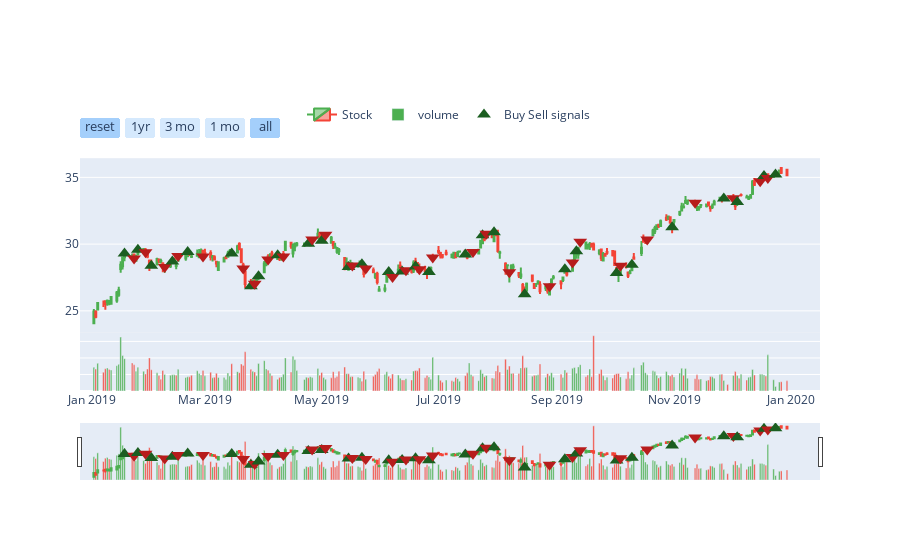

Write notebook code for a chart like this one.
### Code cell
candlesticks = Candlesticks(x=combined_BAC, state_field="strategy2_state")
candlesticks.plot()

### Figure 1 — Plotly figure (JSON) as saved in the notebook; plotly's stock layout.template omitted (floating-point values rounded to 4 significant figures; data arrays with more than 128 entries replaced by an {"elided": "..."} marker saying what was removed)
{"data": [{"close": {"elided": "249 float values"}, "decreasing": {"line": {"color": "#f44336"}}, "high": {"elided": "249 float values"}, "increasing": {"line": {"color": "#4caf50"}}, "low": {"elided": "249 float values"}, "name": "Stock", "open": {"elided": "249 float values"}, "type": "candlestick", "x": {"elided": "249 str values"}, "yaxis": "y2"}, {"marker": {"color": {"elided": "249 str values"}}, "name": "volume", "type": "bar", "x": {"elided": "249 str values"}, "y": {"elided": "249 int values"}, "yaxis": "y"}, {"marker": {"color": ["#1b5e20", "#b71c1c", "#1b5e20", "#b71c1c", "#1b5e20", "#b71c1c", "#1b5e20", "#b71c1c", "#1b5e20", "#b71c1c", "#1b5e20", "#b71c1c", "#1b5e20", "#b71c1c", "#1b5e20", "#b71c1c", "#1b5e20", "#b71c1c", "#1b5e20", "#b71c1c", "#1b5e20", "#b71c1c", "#1b5e20", "#b71c1c", "#1b5e20", "#b71c1c", "#1b5e20", "#b71c1c", "#1b5e20", "#b71c1c", "#1b5e20", "#b71c1c", "#1b5e20", "#b71c1c", "#1b5e20", "#b71c1c", "#1b5e20", "#b71c1c", "#1b5e20", "#b71c1c", "#1b5e20", "#b71c1c", "#1b5e20", "#b71c1c", "#1b5e20", "#b71c1c", "#1b5e20", "#b71c1c", "#1b5e20", "#b71c1c", "#1b5e20", "#b71c1c", "#1b5e20", "#b71c1c", "#1b5e20", "#b71c1c", "#1b5e20", "#b71c1c", "#1b5e20"], "size": 12, "symbol": ["triangle-up", "triangle-down", "triangle-up", "triangle-down", "triangle-up", "triangle-down", "triangle-up", "triangle-down", "triangle-up", "triangle-down", "triangle-up", "triangle-down", "triangle-up", "triangle-down", "triangle-up", "triangle-down", "triangle-up", "triangle-down", "triangle-up", "triangle-down", "triangle-up", "triangle-down", "triangle-up", "triangle-down", "triangle-up", "triangle-down", "triangle-up", "triangle-down", "triangle-up", "triangle-down", "triangle-up", "triangle-down", "triangle-up", "triangle-down", "triangle-up", "triangle-down", "triangle-up", "triangle-down", "triangle-up", "triangle-down", "triangle-up", "triangle-down", "triangle-up", "triangle-down", "triangle-up", "triangle-down", "triangle-up", "triangle-down", "triangle-up", "triangle-down", "triangle-up", "triangle-down", "triangle-up", "triangle-down", "triangle-up", "triangle-down", "triangle-up", "triangle-down", "triangle-up"]}, "mode": "markers", "name": "Buy Sell signals", "type": "scatter", "x": ["2019-01-18T00:00:00", "2019-01-23T00:00:00", "2019-01-25T00:00:00", "2019-01-29T00:00:00", "2019-02-01T00:00:00", "2019-02-08T00:00:00", "2019-02-12T00:00:00", "2019-02-15T00:00:00", "2019-02-20T00:00:00", "2019-02-28T00:00:00", "2019-03-15T00:00:00", "2019-03-21T00:00:00", "2019-03-25T00:00:00", "2019-03-27T00:00:00", "2019-03-29T00:00:00", "2019-04-03T00:00:00", "2019-04-08T00:00:00", "2019-04-11T00:00:00", "2019-04-24T00:00:00", "2019-04-26T00:00:00", "2019-05-01T00:00:00", "2019-05-03T00:00:00", "2019-05-15T00:00:00", "2019-05-17T00:00:00", "2019-05-22T00:00:00", "2019-05-24T00:00:00", "2019-06-05T00:00:00", "2019-06-07T00:00:00", "2019-06-12T00:00:00", "2019-06-14T00:00:00", "2019-06-19T00:00:00", "2019-06-21T00:00:00", "2019-06-26T00:00:00", "2019-06-28T00:00:00", "2019-07-15T00:00:00", "2019-07-19T00:00:00", "2019-07-24T00:00:00", "2019-07-26T00:00:00", "2019-07-30T00:00:00", "2019-08-07T00:00:00", "2019-08-15T00:00:00", "2019-08-28T00:00:00", "2019-09-05T00:00:00", "2019-09-09T00:00:00", "2019-09-11T00:00:00", "2019-09-13T00:00:00", "2019-10-02T00:00:00", "2019-10-04T00:00:00", "2019-10-10T00:00:00", "2019-10-18T00:00:00", "2019-10-31T00:00:00", "2019-11-12T00:00:00", "2019-11-27T00:00:00", "2019-12-02T00:00:00", "2019-12-04T00:00:00", "2019-12-16T00:00:00", "2019-12-18T00:00:00", "2019-12-20T00:00:00", "2019-12-24T00:00:00"], "y": [29.3, 28.92, 29.58, 29.39, 28.38, 28.29, 28.69, 29.11, 29.41, 29.08, 29.3, 28.18, 26.84, 27.03, 27.59, 28.84, 29.17, 29.07, 30.02, 30.35, 30.26, 30.71, 28.29, 28.4, 28.49, 28.18, 27.91, 27.53, 27.95, 28.04, 28.32, 28.12, 27.91, 29, 29.22, 29.4, 30.67, 30.77, 30.89, 27.89, 26.25, 26.85, 28.12, 28.63, 29.46, 30.17, 27.84, 28.37, 28.45, 30.35, 31.27, 33.09, 33.42, 33.43, 33.15, 34.7, 35.11, 34.96, 35.22], "yaxis": "y2"}], "layout": {"legend": {"orientation": "h", "x": 0.3, "y": 0.9, "yanchor": "bottom"}, "xaxis": {"rangeselector": {"bgcolor": "rgba(150, 200, 250, 0.4)", "buttons": [{"count": 1, "label": "reset", "step": "all"}, {"count": 1, "label": "1yr", "step": "year", "stepmode": "backward"}, {"count": 3, "label": "3 mo", "step": "month", "stepmode": "backward"}, {"count": 1, "label": "1 mo", "step": "month", "stepmode": "backward"}, {"step": "all"}], "font": {"size": 13}, "visible": true, "x": 0, "y": 0.9}}, "yaxis": {"domain": [0, 0.2], "showticklabels": false}, "yaxis2": {"domain": [0.2, 0.8]}}}
